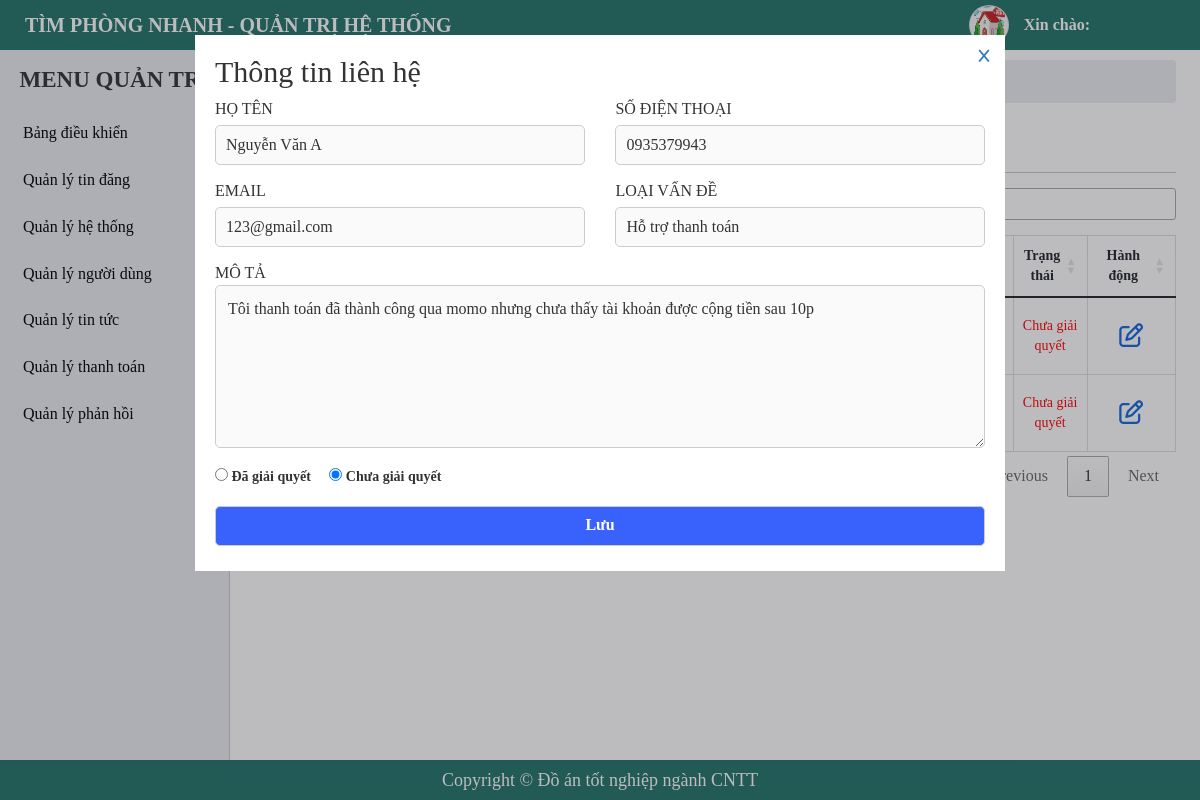
Screenshot of /admin/contact-manager-new.php?id=6 with the database file from the repository.
### tables this page shows
CREATE TABLE `tbl_contact` (
  `id` int(11) NOT NULL,
  `name` varchar(255) NOT NULL,
  `phone` varchar(255) NOT NULL,
  `email` varchar(255) NOT NULL,
  `problem` tinyint(4) NOT NULL COMMENT 'vấn đề',
  `content` text NOT NULL COMMENT 'chi tiết, nội dung',
  `status` tinyint(4) NOT NULL DEFAULT 0,
  `created_at` timestamp NOT NULL DEFAULT current_timestamp()
);

### admin/contact-manager-new.php (the view, shortened to what this page needs)
<?php
    include './include/connect.php';
    $queryCon = $conn->prepare("SELECT * FROM tbl_contact WHERE status = 0");
    $queryCon->execute();
    $resultsCon = $queryCon->fetchAll(PDO::FETCH_OBJ);
    $updateId = isset($_GET['id'])?$_GET['id']:'';
    if($updateId){
        $queryUpdate = $conn->prepare("SELECT * FROM tbl_contact WHERE ID = $updateId");
        $queryUpdate->execute();
        $resultsUpdate = $queryUpdate->fetch(PDO::FETCH_OBJ);
    }
?>
<!DOCTYPE html>
<html lang="en">
<head>
    <?php include('include/link-css.php');?>
</head>
<body>
    <?php
     include('include/header.php');
    ?>
    <div id="main">
        <?php
        include('include/sidebar.php');
        ?>
        <div id="main-right">
            <nav aria-label="breadcrumb">
                <ol class="breadcrumb">
                    <li class="breadcrumb-item"><a href="#">Trang quản trị</a></li>
                    <li class="breadcrumb-item"><a href="#">Quản lý phản hồi</a></li>
                    <li class="breadcrumb-item active" aria-current="page">Chưa giải quyết</li>
                </ol>
            </nav>
            <section class="main-right-title">
                <div class="form-title">
                    <h1>Phản hồi chưa giải quyết</h1>
                </div>
            </section>
            <div class="main-right-table">
                <table class="table table-bordered table-post-list" id = "table-manage">
                    <thead>
                        <tr>
                            <th style="width: 5%;" >ID</th>
                            <th style="width: 10%;" >Họ tên</th>
                            <th style="width: 10%;" >SĐT</th>
                            <th style="width: 10%;" >Email</th>
                            <th style="width: 10%;" >Vấn đề</th>
                            <th style="width: 30%;" >Nội dung</th>
                            <th style="width: 7%;" >Thời gian</th>
                            <th style="width: 8%;" >Trạng thái</th>
                            <th style="width: 10%;" >Hành động</th>
                        </tr>
                    </thead>
                    <tbody >
                        <?php foreach ($resultsCon as $key => $value) { ?>
                            <tr>
                                <td><?php echo $key+1 ?></td>
                                <td>
                                    <p><?php echo $value -> name ?></p>
                                </td>
                                <td>
                                    <p><a href="tel:+<?php echo $value -> phone ?>" target="_blank"><?php echo $value -> phone ?></a></p>
                                </td>
                                <td>
                                    <p><a href="mailto:<?php echo $value -> email ?>" target="_blank"><?php echo $value -> email ?></a></p>
                                </td>
                                <td>
                                    <?php if($value -> problem == 1){ ?>
                                        <p>Giải đáp thắc mắc</p>
                                    <?php }if($value -> problem == 2){ ?>
                                        <p>Hỗ trợ đăng bài</p>
                                    <?php }if($value -> problem == 3){ ?>
                                        <p>Hỗ trợ thanh toán</p>
                                    <?php }if($value -> problem == 4){ ?>
                                        <p>Giải quyết khiếu nại</p>
                                    <?php } ?>
                                </td>
                                <td  style="text-align: left; ">
                                    <p><?php echo $value -> content ?></p>
                                </td>
                                <td>
                                    <p><?php echo $value-> created_at?></p>
                                </td>
                                <td>
                                    <p style = "color: red">Chưa giải quyết</p>
                                </td>
                                <td>
                                    <a href="./contact-manager-new.php?id=<?php echo $value -> id ?>" class="btn-setting btn-edit" style = "color: #1266dd;"><i class="fa-regular fa-pen-to-square"></i></a>
                                </td>
                            </tr>
                        <?php } ?>
                    </tbody>
                </table>
            </div>
        </div>
        <?php if(isset($_GET['id'])){?>
        <div class="form-act form-animation" style ="display: block;">
            <div class="form-act-edit">
                <div class="form-close">
                    <a href="./contact-manager-new.php"><i class="fa-solid fa-x"></i></a>
                </div>
                <form action="" method="post">
                    <h2>Thông tin liên hệ</h2>
                    <div class="form-half">
                        <div class="form-contact form-validator ">
                            <lable class="contact-title">Họ tên</lable>
                            <input type="text" name="name"  id="name" value = "<?php echo $resultsUpdate->name ?>" disabled>
                        </div>
                        <div class="form-contact form-validator ">
                            <lable class="contact-title">Số điện thoại</lable>
                            <input type="text" name="title"  id="title"  value = "<?php echo $resultsUpdate->phone ?>" disabled>
                        </div>
                    </div>
                    <div class="form-half">
                        <div class="form-contact form-validator ">
                            <lable class="contact-title">Email</lable>
                            <input type="text" name="title"  id="title"  value = "<?php echo $resultsUpdate->email ?>" disabled>
                        </div>
                        <div class="form-contact form-validator ">
                            <lable class="contact-title">Loại vấn đề</lable>
                            <input type="text" name="classify"  id="classify"
                            value = "<?php if($resultsUpdate -> problem == 1){
                                echo'Giải đáp thắc mắc';
                                }if($resultsUpdate -> problem == 2){
                                echo 'Hỗ trợ đăng bài';
                                }if($resultsUpdate -> problem == 3){
                                echo 'Hỗ trợ thanh toán';
                                }if($resultsUpdate -> problem == 4){
                                echo 'Giải quyết khiếu nại';
                                }
                            ?>
                            " disabled>
                        </div>
                    </div>
                    <div class="form-contact form-validator ">
                        <lable class="contact-title">Mô tả</lable>
                        <textarea name="description" id="description" cols="30" rows="6" disabled><?php echo $resultsUpdate->content?></textarea >
                    </div>
                    <div class="status" style = "margin-top: 10px;">
                        <label style = "margin-right: 15px;">
                            <input type="radio" name="status" value ="1" <?php if($resultsUpdate->status == 1) echo  "checked = 'Checked'"?>> Đã giải quyết
                        </label>
                        <label>
                            <input type="radio" name="status" value ="0" <?php if($resultsUpdate->status == 0) echo  "checked = 'Checked'"?>> Chưa giải quyết
                        </label>
                    </div>
                    <div class="form-contact form-validator" id = "btn-submit">
                        <input type="submit" name ="update-form" value="Lưu" class="btn update-form " id = "update-form">
                    </div>
                </form>
            </div>
        </div>
        <?php }?>
    </div>
    <?php include('include/footer.php');?>
</body>
</html>

### admin/css/style.css (style rules this page uses)
* { margin: 0; padding: 0; box-sizing: border-box; font-family: "MS Mincho"; }
a, a:hover { text-decoration: none; transition: all 0.3s ease-in-out 0s; -moz-transition: all 0.3s ease-in-out 0s; -o-transition: all 0.3s ease-in-out 0s; -webkit-transition: all 0.3s ease-in-out 0s; -ms-transition: all 0.3s ease-in-out 0s; }
.btn { height: 40px; border-radius: 5px; border: 1px solid #3961fb; background: #3961fb; font-weight: 700; color: #fff; display: inline-flex; align-items: center; justify-content: center; text-decoration: none; cursor: pointer; padding: 0 10px; margin: 5px 0; }
body { height: 100%; }
#main-right { padding: 60px 24px 50px 245px; }
#main-right .breadcrumb { background-color: #eaecef; padding: 10px 20px; margin-bottom: 0; }
#main-right li, #main-right a { font-size: 16px; }
.main-right-title { display: flex; justify-content: space-between; border-bottom: 1px solid #ccc; margin-bottom: 15px; }
.form-title { margin: 15px 0; }
.form-title h1 { font-weight: 700; }
#main-right .table-bordered th, .table-bordered td { text-align: center; font-size: 14px; }
.main-right-table .table-post-list { border-collapse: collapse; }
.table-post-list td { vertical-align: middle !important; white-space: normal; }
.table-post-list .btn-setting { margin: 0 5px; font-size: 24px !important; }
.form-act { position: fixed; top: 0; bottom: 0; right: 0; left: 0; background-color: rgba(33, 33, 45, 0.3); z-index: 999; display: none; }
.form-act-edit { margin-top: 35px; padding: 20px; width: 810px; background-color: rgba(255, 255, 255, 1); position: relative; left: 50%; transform: translate(-50%); }
.form-close { position: absolute; top: 0; right: 0; cursor: pointer; padding: 12px; }
.form-close i { width: 18px; height: 18px; line-height: 18px; text-align: center; }
.form-half { display: flex; align-items: flex-start; justify-content: space-between; }
.form-half .form-contact { width: 48%; }
.form-contact { margin-top: 10px; }
.form-contact .contact-title { font-size: 16px; text-transform: uppercase; margin: 10px 0; }
.form-contact input { font-size: 16px; width: 100%; height: 40px; border-radius: 5px; padding: 0 10px; border: 1px solid #ccc; outline-color: #41ff00; margin: 4px 0 5px; }
.form-contact textarea { width: 100%; border-color: #ccc; padding: 12px; font-size: 16px; border-radius: 5px; outline-color: #41ff00; }

### rows the page displays
tbl_contact: name "Nguyễn Văn A", title "0935379943", title "123@gmail.com", classify "Hỗ trợ thanh toán", description "Tôi thanh toán đã thành công qua momo nhưng chưa thấy tài khoản được cộng tiền sau 10p", status "☐ Đã giải quyết", status "☑ Chưa giải quyết"
